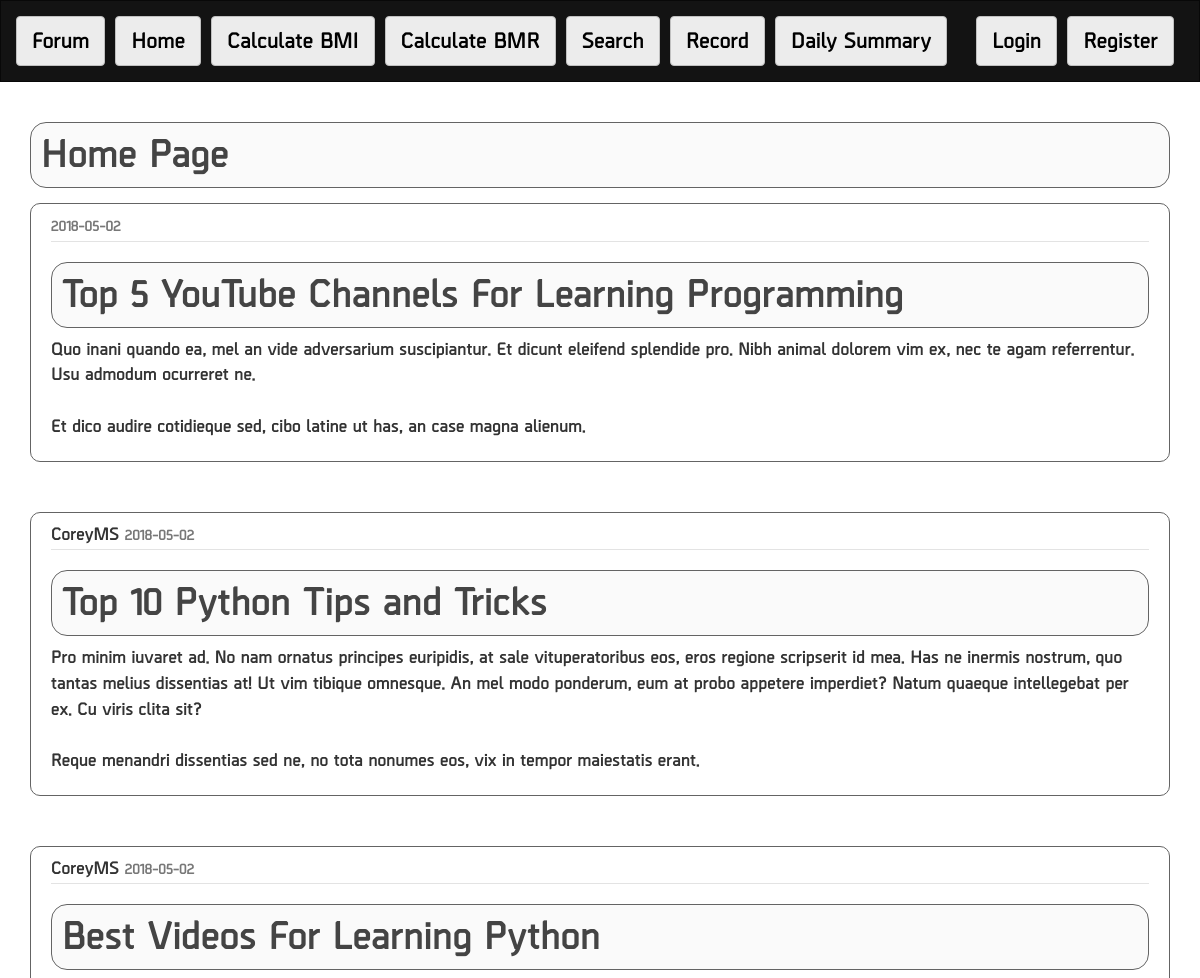
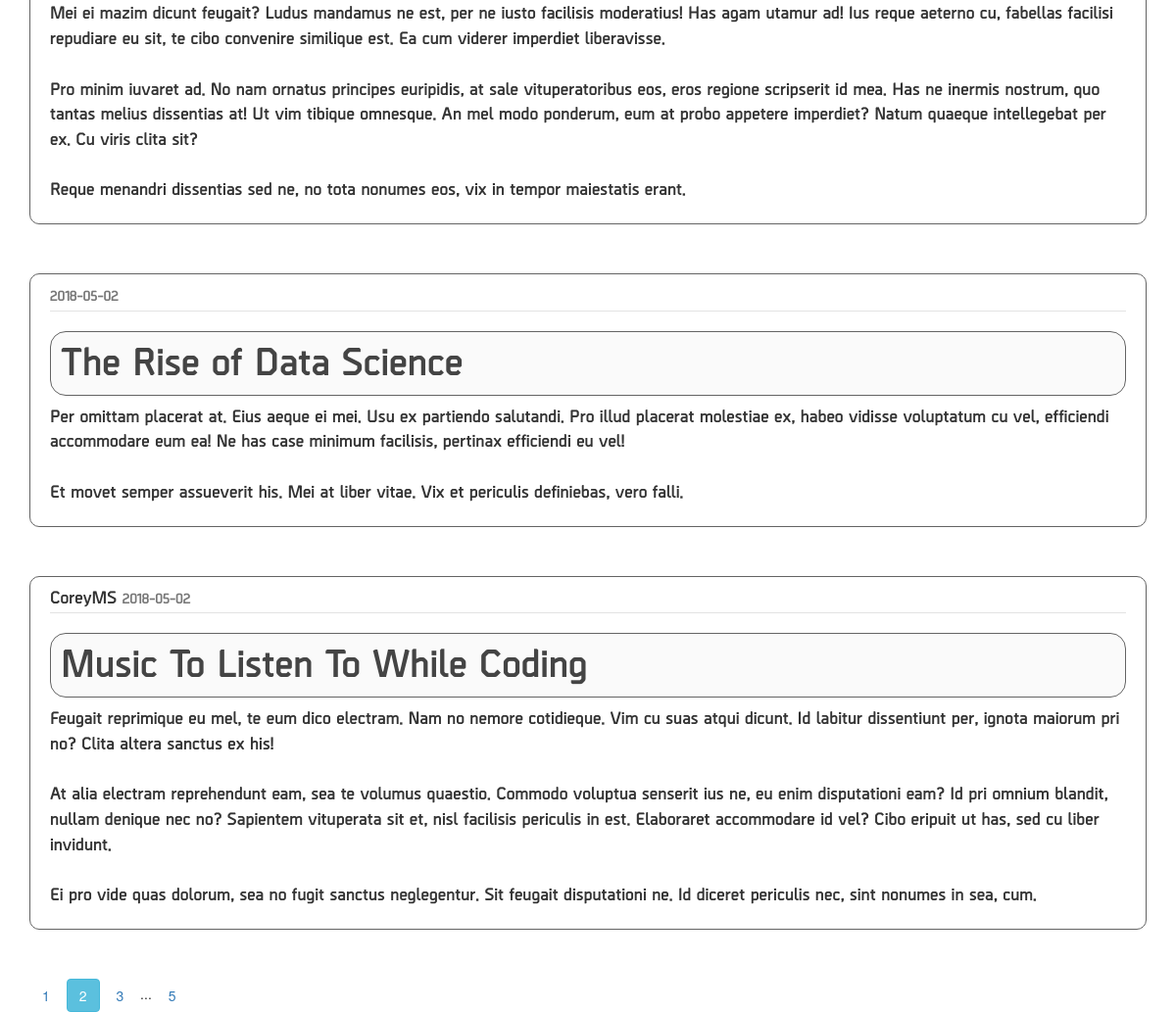
/home?page=2, run on an earlier commit of the app's database (2 pictures, top to bottom).
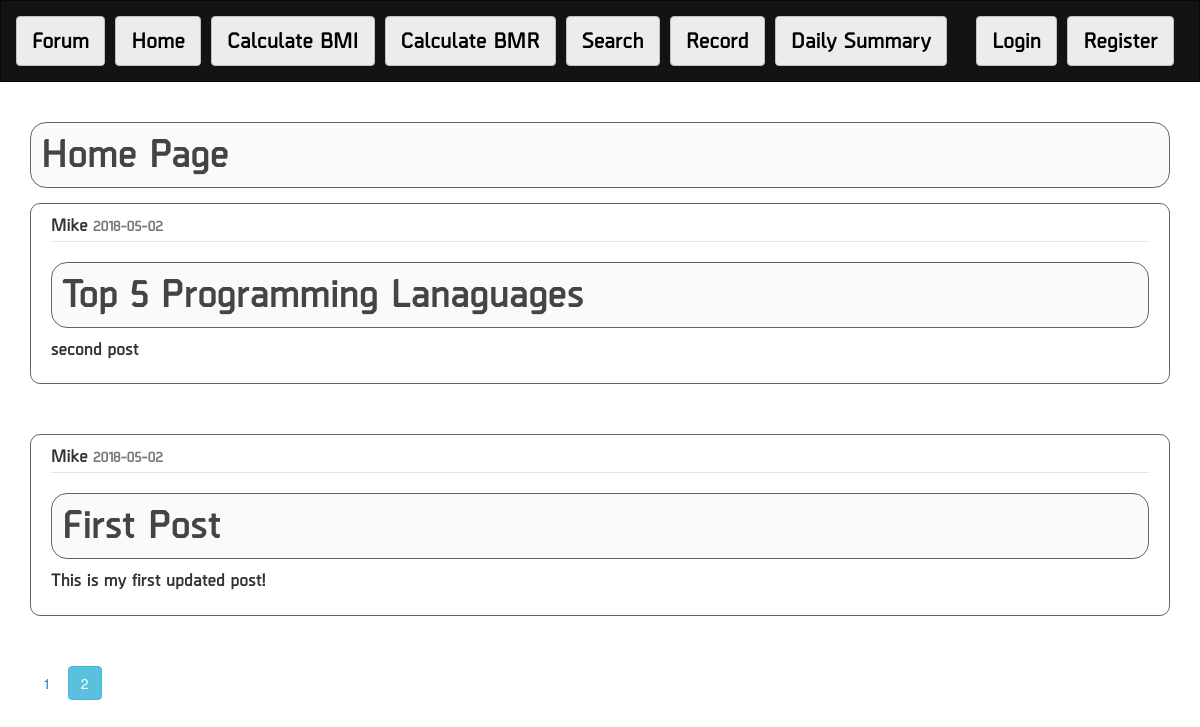
And on a later commit of the database.
### app_folder/models.py (models this page shows, shortened)
class Post(db.Model):
    id = db.Column(db.Integer, primary_key=True)
    title = db.Column(db.String(100), nullable=False)
    date_posted = db.Column(db.DateTime, nullable=False, default=datetime.utcnow)
    content = db.Column(db.Text, nullable=False)
    user_id = db.Column(db.Integer, db.ForeignKey('user.id'), nullable=False)

class User(db.Model, UserMixin):
    id = db.Column(db.Integer, primary_key=True)
    username = db.Column(db.String(20), unique=True, nullable=False)
    email = db.Column(db.String(120), unique=True, nullable=False)
    password = db.Column(db.String(60), nullable=False)
    posts = db.relationship('Post', backref='author', lazy=True)

### app_folder/routes.py (the view)
@app.route("/")
@app.route("/home")
def home():
    page = request.args.get('page', 1, type=int)
    posts = Post.query.order_by(Post.date_posted.desc()).paginate(page=page, per_page=5)
    return render_template('home.html', title="Home", posts=posts)

### app_folder/templates/home.html
{% extends "layout.html" %}
{% block content %}
<h1>{{title}} Page</h1>
    {% for post in posts.items %}
        <article class="media content-section">
          <div class="media-body">
            <div class="article-metadata">
              <span class="mr-2" >{{ post.author.username }}</span>
              <small class="text-muted">{{ post.date_posted.strftime('%Y-%m-%d') }}</small>
            </div>
            <h2><span class="article-title" >{{ post.title }}</span></h2>
            <p class="article-content">{{ post.content }}</p>
          </div>
        </article>
    {% endfor %}
    {% for page_num in posts.iter_pages(left_edge=1, right_edge=1, left_current=1, right_current=2) %}
      {% if page_num %}
        {% if posts.page == page_num %}
          <a class="btn btn-info mb-4" href="{{ url_for('home', page=page_num) }}">{{ page_num }}</a>
        {% else %}
          <a class="btn btn-outline-info mb-4" href="{{ url_for('home', page=page_num) }}">{{ page_num }}</a>
        {% endif %}
      {% else %}
        ...
      {% endif %}
    {% endfor %}
{% endblock content %}

What changed in the data, as far as the page shows it:
removed Post: date_posted "2018-05-02", title "Top 5 YouTube Channels For Learning Programming", content "Quo inani quando ea, mel an vide adversarium suscipiantur. Et dicunt eleifend splendide pro. Nibh animal dolorem vim ex, nec te agam referrentur. Usu admodum ocurreret ne. Et dico audire cotidieque sed, cibo latine ut has, an case magna alienum."
removed Post: author.username "CoreyMS", date_posted "2018-05-02", title "Top 10 Python Tips and Tricks", content "Pro minim iuvaret ad. No nam ornatus principes euripidis, at sale vituperatoribus eos, eros regione scripserit id mea. Has ne inermis nostrum, quo tantas melius dissentias at! Ut vim tibique omnesque. An mel modo ponderum, eum at probo appetere imperdiet? Natum quaeque intellegebat per ex. Cu viris clita sit? Reque menandri dissentias sed ne, no tota nonumes eos, vix in tempor maiestatis erant."
removed Post: author.username "CoreyMS", date_posted "2018-05-02", title "Best Videos For Learning Python", content "Mei ei mazim dicunt feugait? Ludus mandamus ne est, per ne iusto facilisis moderatius! Has agam utamur ad! Ius reque aeterno cu, fabellas facilisi repudiare eu sit, te cibo convenire similique est. Ea cum viderer imperdiet liberavisse. Pro minim iuvaret ad. No nam ornatus principes euripidis, at sale vituperatoribus eos, eros regione scripserit id mea. Has ne inermis nostrum, quo tantas melius dissentias at! Ut vim tibique omnesque. An mel modo ponderum, eum at probo appetere imperdiet? Natum quaeque intellegebat per ex. Cu viris clita sit? Reque menandri dissentias sed ne, no tota nonumes eos, vix in tempor maiestatis erant."
removed Post: date_posted "2018-05-02", title "The Rise of Data Science", content "Per omittam placerat at. Eius aeque ei mei. Usu ex partiendo salutandi. Pro illud placerat molestiae ex, habeo vidisse voluptatum cu vel, efficiendi accommodare eum ea! Ne has case minimum facilisis, pertinax efficiendi eu vel! Et movet semper assueverit his. Mei at liber vitae. Vix et periculis definiebas, vero falli."
removed Post: author.username "CoreyMS", date_posted "2018-05-02", title "Music To Listen To While Coding", content "Feugait reprimique eu mel, te eum dico electram. Nam no nemore cotidieque. Vim cu suas atqui dicunt. Id labitur dissentiunt per, ignota maiorum pri no? Clita altera sanctus ex his! At alia electram reprehendunt eam, sea te volumus quaestio. Commodo voluptua senserit ius ne, eu enim disputationi eam? Id pri omnium blandit, nullam denique nec no? Sapientem vituperata sit et, nisl facilisis periculis in est. Elaboraret accommodare id vel? Cibo eripuit ut has, sed cu liber invidunt. Ei pro vide quas dolorum, sea no fugit sanctus neglegentur. Sit feugait disputationi ne. Id diceret periculis nec, sint nonumes in sea, cum."
added Post: author.username "Mike", date_posted "2018-05-02", title "Top 5 Programming Lanaguages", content "second post"
now on this page (row edited): Post: author.username "Mike", date_posted "2018-05-02", title "First Post", content "This is my first updated post!"
Also different on the page:
list line gone: "3"
list line gone: "5"
